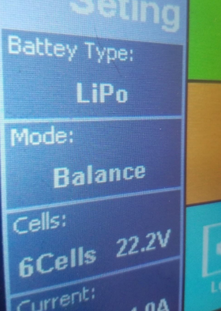
#> input picture pipeline/template15.png, 221 x 311 px, shrunk from 425 x 598 before the run
$ python sifttest.py   (Python 2 division)
#> lines starting #> are read from the running program, lines starting #| are printed output that depends on the picture
import numpy as np
import cv2
from matplotlib import pyplot as plt
import glob

MIN_MATCH_COUNT = 10
FLANN_INDEX_KDTREE = 0
MAX_MATCHES = 0
MAX_GOOD = []
MAX_KP1 = None
MAX_KP2 = None
MAX_DES1 = None
MAX_DES2 = None
# Initiate SIFT detector
sift = cv2.xfeatures2d.SIFT_create()

index_params = dict(algorithm = FLANN_INDEX_KDTREE, trees = 5)
search_params = dict(checks = 50)

flann = cv2.FlannBasedMatcher(index_params, search_params)

img1 = cv2.imread('template15.png',0) # trainImage
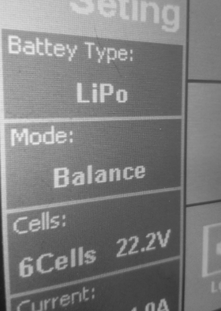
#> img1: shape (311, 221); min 25, max 235, mean 125.7

IMG2BEST = None

for filepath in glob.iglob('imagesToMatch/*.jpg'):
    img2 = cv2.imread(filepath,0)
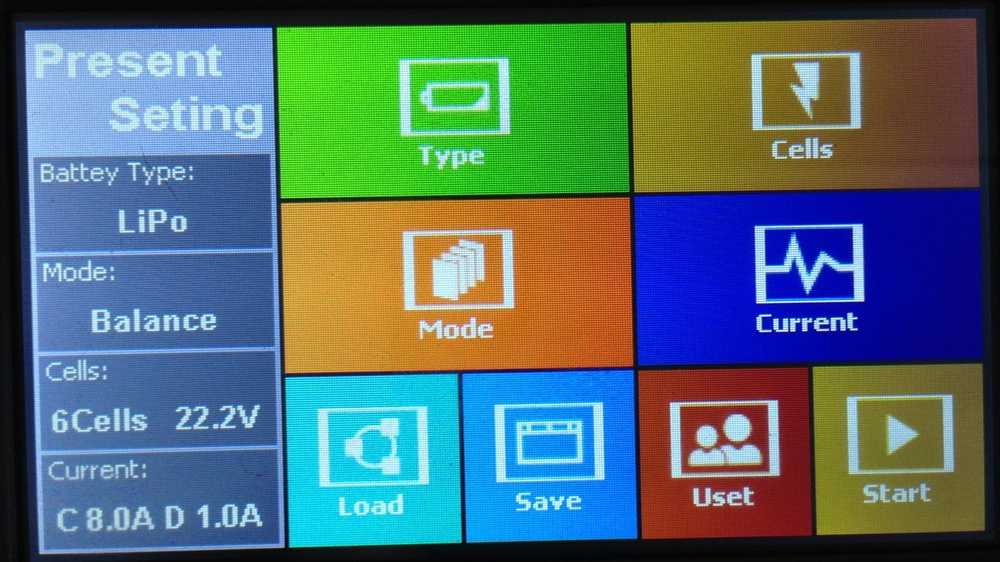
#> input picture pipeline/imagesToMatch/menu.jpg, 1000 x 562 px, shrunk from 1920 x 1080 before the run
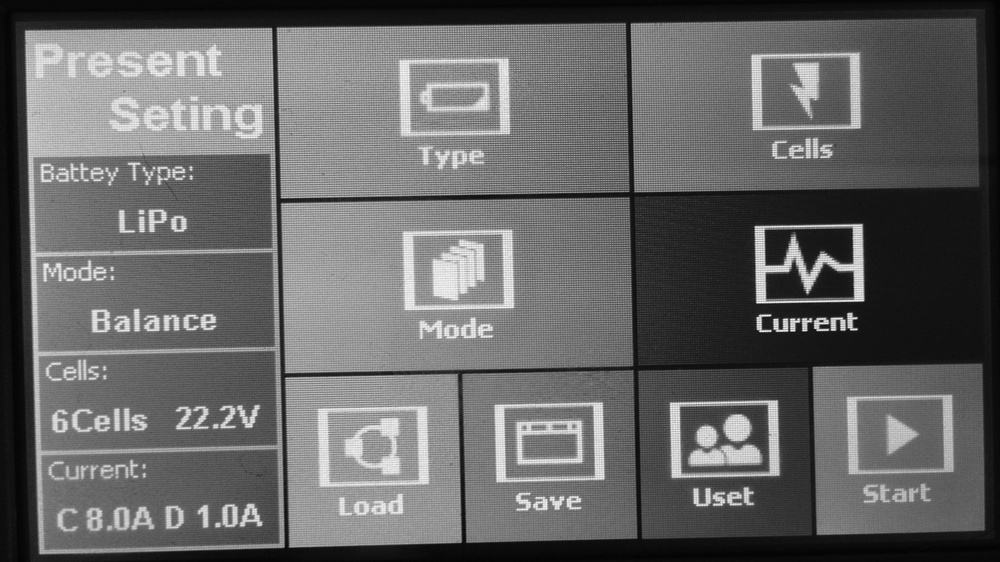
#> img2: shape (562, 1000); min 2, max 252, mean 102
    # find the keypoints and descriptors with SIFT
    kp1, des1 = sift.detectAndCompute(img1,None)
#> kp1 = 557 keypoints; strongest (x, y, size): (143, 249, 2.4), (94, 85, 2.8), (140, 169, 1.9), (71, 140, 2.3)
    kp2, des2 = sift.detectAndCompute(img2,None)
#> kp2 = 2082 keypoints; strongest (x, y, size): (859, 295, 8.8), (805, 329, 3.9), (821, 321, 1.9), (776, 321, 4)

    matches = flann.knnMatch(des1,des2,k=2)
#> matches = 557 matches
    # store all the good matches as per Lowe's ratio test.
    good = []
    for m,n in matches:
        if m.distance < 0.7*n.distance:
            good.append(m)
#> after the loop, good = 226 matches
    if (len(good) > MAX_MATCHES):
        MAX_MATCHES = len(good)
#> MAX_MATCHES = 226
        MAX_GOOD = good
#> MAX_GOOD = 226 matches
        IMG2BEST = img2
        MAX_KP1 = kp1
#> MAX_KP1 has the same summary as kp1
        MAX_KP2 = kp2
#> MAX_KP2 has the same summary as kp2
        MAX_DES1 = des1
        MAX_DES2 = des2
#> pass 2 of the loop `for filepath in glob.iglob('imagesToMatch/*.jpg'):`:
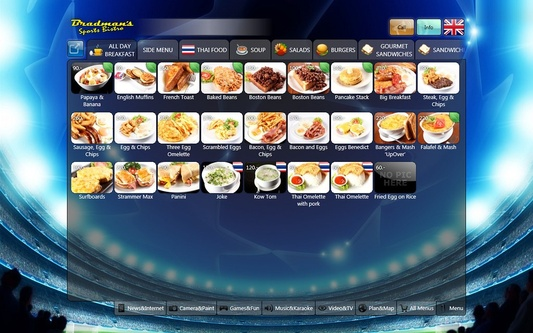
#> input picture pipeline/imagesToMatch/tmp2.jpg, 533 x 333 px, shrunk from 1024 x 640 before the run
#> `img2 = cv2.imread(filepath,0)`:
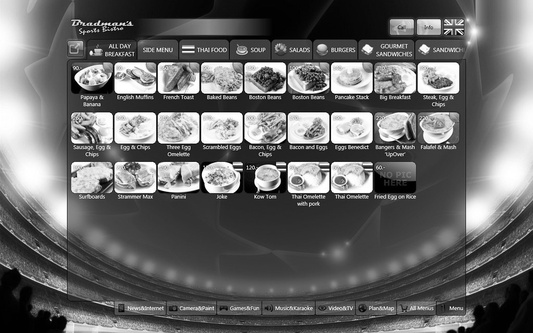
#> img2: shape (333, 533); min 0, max 255, mean 102.7
#> kp2 = 1175 keypoints; strongest (x, y, size): (91, 53, 2.3), (416, 72, 2.7), (241, 164, 2.2), (282, 91, 4.1)
#> after the loop `for m,n in matches:`: good = 1 matches

if len(MAX_GOOD)>MIN_MATCH_COUNT:
    src_pts = np.float32([ MAX_KP1[m.queryIdx].pt for m in MAX_GOOD ]).reshape(-1,1,2)
#> src_pts = 226 rows, first 8: [10.25, 37.16], [10.25, 37.16], [10.35, 43.48], [10.68, 51.26], [12.73, 143.8], [12.73, 143.8], [13.71, 40.13], [14.35, 116.4]
    dst_pts = np.float32([ MAX_KP2[m.trainIdx].pt for m in MAX_GOOD ]).reshape(-1,1,2)
#> dst_pts = 226 rows, first 8: [42.47, 165.3], [42.47, 165.3], [42.64, 171.7], [42.93, 180.1], [44.98, 279.6], [44.98, 279.6], [45.73, 168.1], [46.27, 249.4]

    M, mask = cv2.findHomography(src_pts, dst_pts, cv2.RANSAC,5.0)
#> M = [[0.981, -0.00833, 31.72], [-0.287, 0.997, 127.8], [-0.00115, -0.000193, 1]]; mask = 226 values, max 1 at index 0, min 0 at index 30, mean 0.912
    matchesMask = mask.ravel().tolist()
#> matchesMask has the same summary as mask

    h,w = img1.shape
#> h = 311; w = 221
    pts = np.float32([ [0,0],[0,h-1],[w-1,h-1],[w-1,0] ]).reshape(-1,1,2)
#> pts = [[0, 0], [0, 310], [220, 310], [220, 0]]
    dst = cv2.perspectiveTransform(pts,M)
#> dst = [[31.72, 127.8], [30.99, 464.8], [356.6, 544.1], [331.6, 86.66]]

    img2 = cv2.polylines(IMG2BEST,[np.int32(dst)],True,255,3, cv2.LINE_AA)
#> img2: shape (562, 1000)

else:
    print "Not enough matches are found - %d/%d" % (len(MAX_GOOD),MIN_MATCH_COUNT)
    matchesMask = None


draw_params = dict(matchColor = (0,255,0), # draw matches in green color
                   singlePointColor = None,
                   matchesMask = matchesMask, # draw only inliers
                   flags = 2)
#> draw_params = 4 items

img3 = cv2.drawMatches(img1,MAX_KP1,img2,MAX_KP2,MAX_GOOD,None,**draw_params)
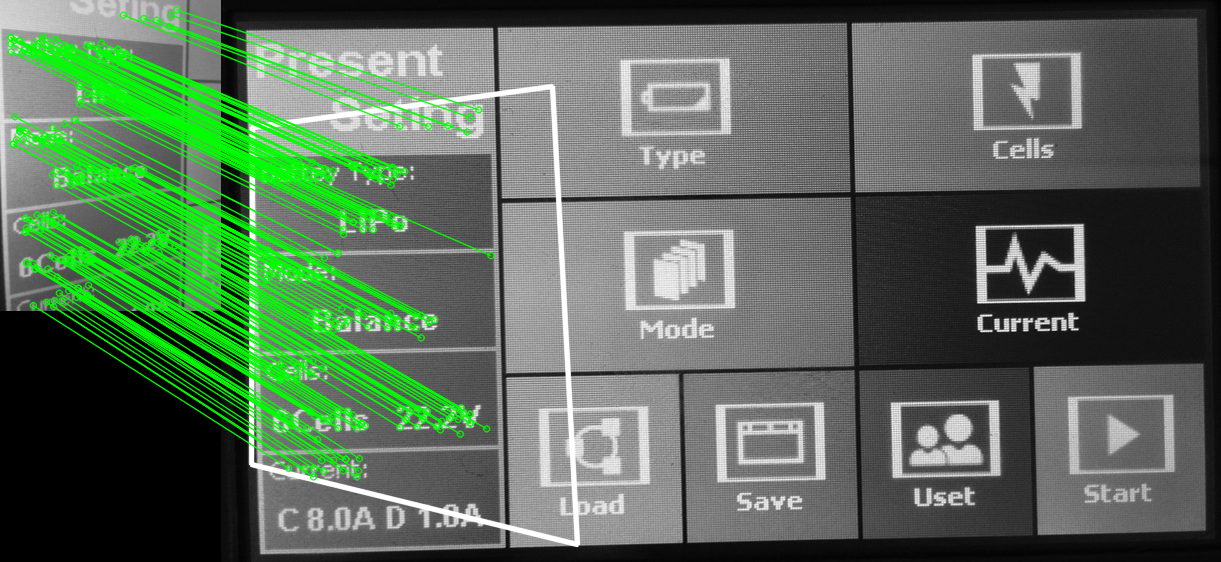
#> img3: shape (562, 1221, 3); mean of channels 0, 1, 2 88.4, 109.2, 88.4; drawn as B, G, R

plt.imshow(img3, 'gray'),plt.show()
